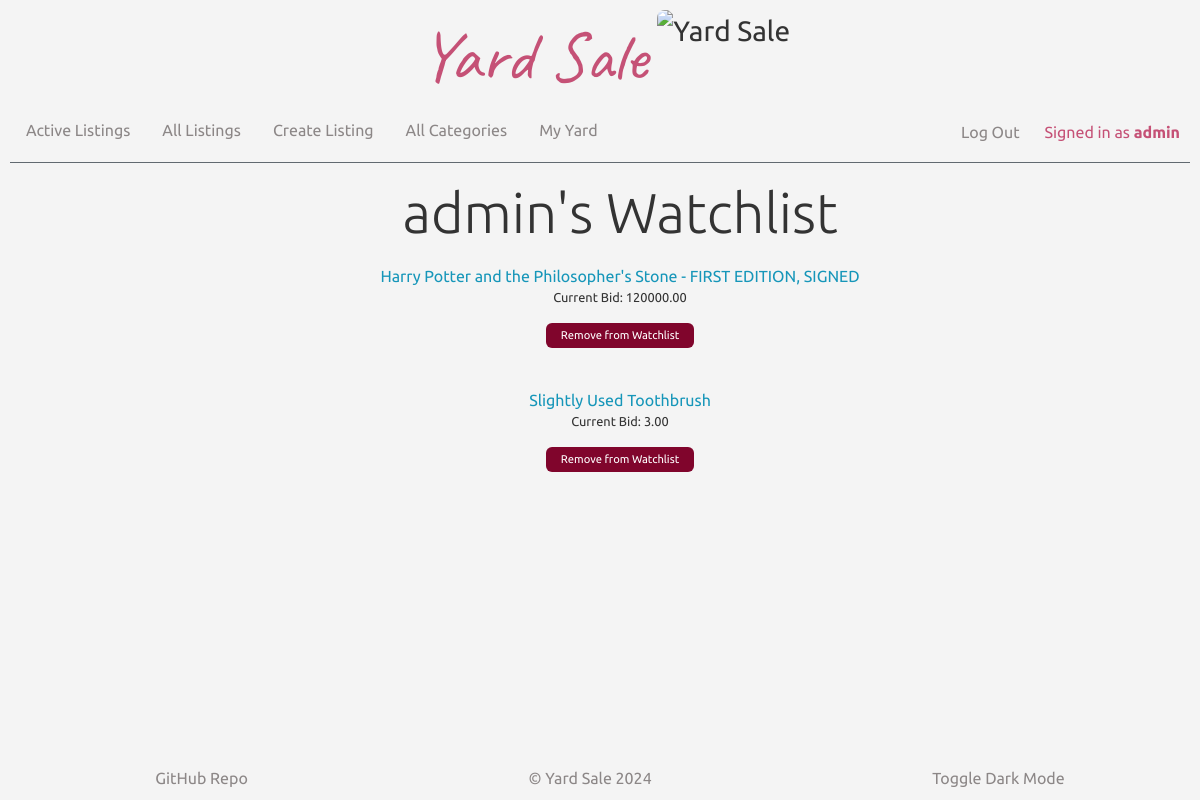
Before: /watchlist (signed in) with the older database file.
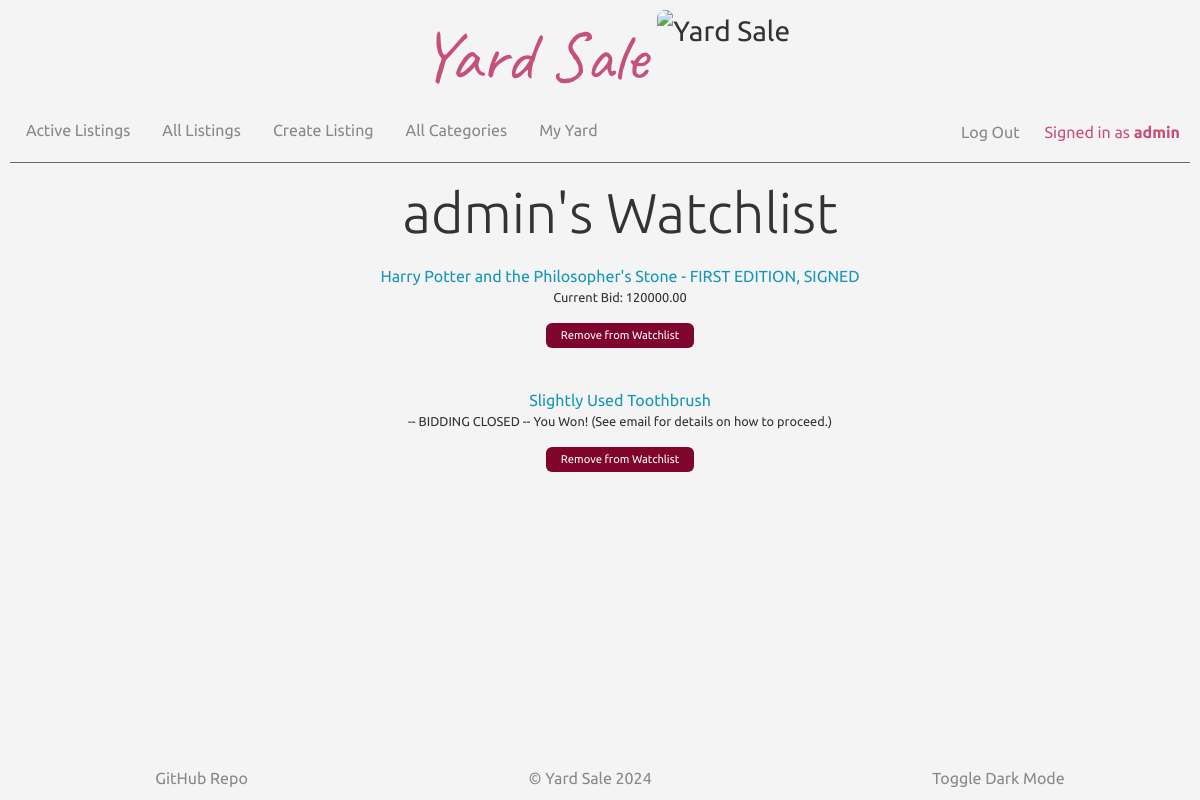
After: the same page with the newer database file.
### auctions/models.py (models this page shows, shortened)
class Listing(models.Model):
    active = models.BooleanField(default=True)
    categories = models.ManyToManyField(Category, related_name="listings")
    date = models.DateTimeField(auto_now_add=True)
    description = models.TextField()
    image = models.URLField(blank=True)
    starting_bid = models.DecimalField(max_digits=10, decimal_places=2, default=0.00)
    price = models.DecimalField(max_digits=10, decimal_places=2)
    title = models.CharField(max_length=64)
    user = models.ForeignKey(User, on_delete=models.CASCADE, related_name="listings")

class Winner(models.Model):
    amount = models.DecimalField(max_digits=10, decimal_places=2)
    anonymous = models.BooleanField(default=False)
    date = models.DateTimeField(auto_now_add=True)
    listing = models.ForeignKey(Listing, on_delete=models.CASCADE, related_name="winner")
    user = models.ForeignKey(User, on_delete=models.CASCADE, related_name="winner")

### auctions/views.py (the view)
# urls.py: path("watchlist", views.watchlist, name="watchlist"),
@login_required
def watchlist(request):
    watchlist_items = Watchlist.objects.filter(user=request.user)
    listings = [item.listing for item in watchlist_items]
    winners = Winner.objects.filter(user=request.user)
    return render(request, "auctions/watchlist.html", {
        "listings": listings,
        "winners": winners
    })

### auctions/templates/auctions/watchlist.html (shortened to what this page needs)
{% extends "auctions/layout.html" %}  {% block navbar %}
<li class="nav-item">
  <a class="nav-link" href="{% url 'index' %}">Active Listings</a>
</li>
<li class="nav-item">
  <a class="nav-link" href="{% url 'listings' %}">All Listings</a>
</li>
<li class="nav-item">
  <a class="nav-link" href="{% url 'create' %}">Create Listing</a>
</li>
<li class="nav-item">
  <a class="nav-link" href="{% url 'categories' %}">All Categories</a>
</li>
<li class="nav-item">
  <a class="nav-link" href="{% url 'profile' user.id %}">My Yard</a>
</li>
{% endblock %} {% block body %}
<div class="watchlist-content">
  <h1>{{ user.username }}'s Watchlist</h1>
  {% if listings %}
  <ul>
    {% for listing in listings %}
    <li class="watchlist-listing">
      <a href="{% url 'listing' listing.id %}">{{ listing.title }}</a>
      <p class="winner-para" style="display: inline">
        {% if listing.active == False %}
          -- BIDDING CLOSED --
          {% for winner in winners %}
            {% if winner.listing == listing %}
              You Won! (See email for details on how to proceed.)
            {% else %}
              Winner: {{ winner.user.username}}
            {% endif %}
          {% endfor %}
        {% else %}
          Current Bid: {{ listing.price }}
        {% endif %}
      </p>
      <form action="/remove_from_watchlist/{{ listing.id }}" method="post">
        <button class="btn btn-primary" type="submit">Remove from Watchlist</button>
      </form>
    </li>
    {% endfor %}
  </ul>
  {% else %}
  <p>Your watchlist is empty.</p>
  {% endif %}
</div>
{% endblock %}

Changed rows visible on the page:
changed Listing "Slightly Used Toothbrush": price "3.00" → (not shown); active "Current Bid:" → "-- BIDDING CLOSED --"
added Winner: shows "You Won! (See email for details on how to proceed.)", shown under Listing "Slightly Used Toothbrush"
